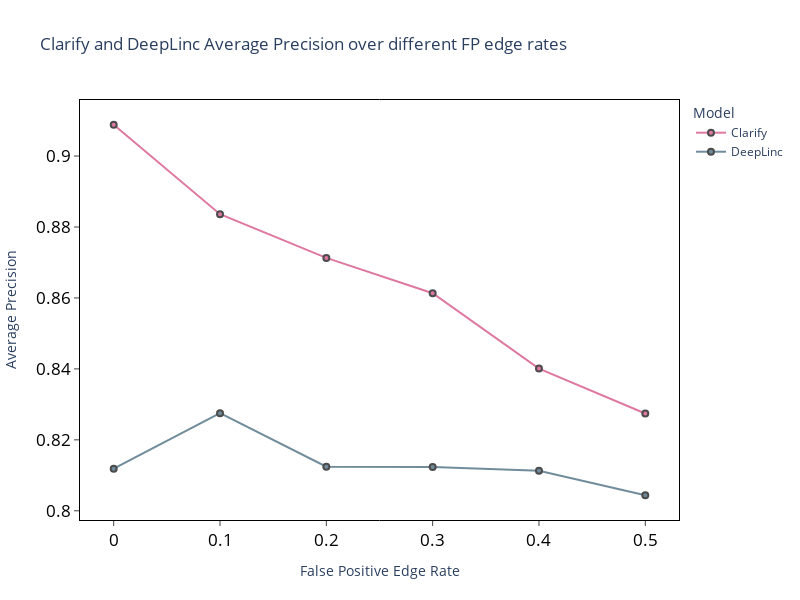

Here is the notebook cell this chart was saved with:
### Code cell
# fp_rates = [0, 1, 2, 3, 4, 5, 6, 7, 8, 9, 10]
fp_rates = [0.0, 0.1, 0.2, 0.3, 0.4, 0.5]
deeplinc_aps = [0.8118579]
aps = [0.9088231] # initial value
for fp in fp_rates[1:]:
    metric_path = f"{metrics_path}fp{fp}_fn0.0_withsplit0.3_withgenefeats_withpenalty_120epochs_metrics_0.3.csv"
    deeplinc_aps.append(np.load(f"{deeplinc_path}fp{fp}fn0.0test_ap_scores_0.3.npy")[-1])
    aps.append(pd.read_csv(metric_path)["CLARIFY Test AP"].iloc[-1])
    
    
    
fp_figure = go.Figure()
fp_figure.add_trace(
    go.Scatter(x=fp_rates,y=aps, marker=dict(color = "#d14078",line=dict(width=2,color='black')),
                name="Clarify",opacity=0.7),
) 
fp_figure.add_trace(
    go.Scatter(x=fp_rates,y=deeplinc_aps, marker=dict(color = "#345c72",line=dict(width=2,color='black')),
                name="DeepLinc",opacity=0.7),
) 
fp_figure.update_xaxes(showline=True, linewidth=1, linecolor='black', mirror=True, ticks='outside',tickfont=dict( size=17, color='black'))
fp_figure.update_yaxes(showline=True, linewidth=1, linecolor='black', mirror=True,ticks='outside',tickfont=dict( size=17, color='black'))
fp_figure.update_layout(
    title=f"Clarify and DeepLinc Average Precision over different FP edge rates",
    xaxis_title="False Positive Edge Rate",
    yaxis_title="Average Precision",
    legend_title="Model",
    width=800,
    height=600,
    boxmode='group',
    plot_bgcolor='white'
)
fp_figure.show()

### Figure 1 — Plotly figure (JSON) as saved in the notebook; plotly's stock layout.template omitted (floating-point values rounded to 4 significant figures)
{"data": [{"marker": {"color": "#d14078", "line": {"color": "black", "width": 2}}, "name": "Clarify", "opacity": 0.7, "type": "scatter", "x": [0, 0.1, 0.2, 0.3, 0.4, 0.5], "y": [0.9088, 0.8836, 0.8713, 0.8613, 0.8401, 0.8274]}, {"marker": {"color": "#345c72", "line": {"color": "black", "width": 2}}, "name": "DeepLinc", "opacity": 0.7, "type": "scatter", "x": [0, 0.1, 0.2, 0.3, 0.4, 0.5], "y": [0.8119, 0.8275, 0.8124, 0.8123, 0.8113, 0.8044]}], "layout": {"boxmode": "group", "height": 600, "legend": {"title": {"text": "Model"}}, "plot_bgcolor": "white", "title": {"text": "Clarify and DeepLinc Average Precision over different FP edge rates"}, "width": 800, "xaxis": {"linecolor": "black", "linewidth": 1, "mirror": true, "showline": true, "tickfont": {"color": "black", "size": 17}, "ticks": "outside", "title": {"text": "False Positive Edge Rate"}}, "yaxis": {"linecolor": "black", "linewidth": 1, "mirror": true, "showline": true, "tickfont": {"color": "black", "size": 17}, "ticks": "outside", "title": {"text": "Average Precision"}}}}
